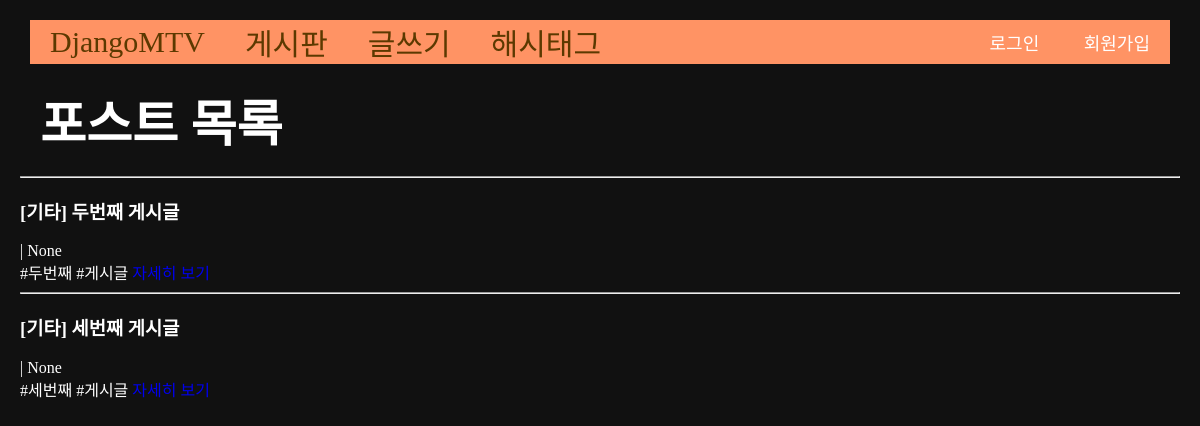
/second/, run on an earlier commit of the app's database.
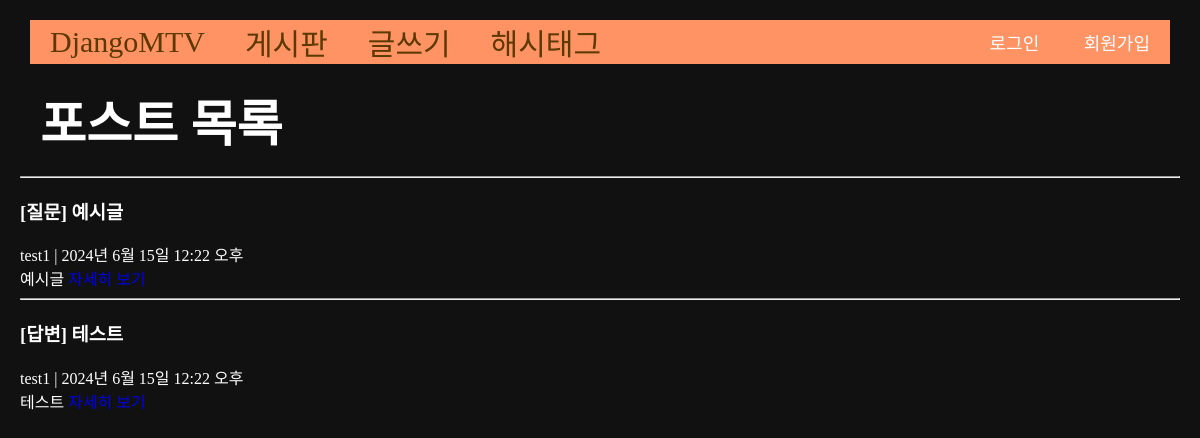
And on a later commit of the database.
### main/models.py (models this page shows, shortened)
class Post(models.Model):
    title = models.CharField(max_length=50)
    writer = models.ForeignKey(User, null=False, blank=False, on_delete=models.CASCADE)
    post_type = models.CharField(max_length=50, null=True)
    image = models.ImageField(upload_to="post/", blank=True, null=True)
    body = models.TextField()
    pub_date = models.DateTimeField()
    tag = models.ManyToManyField(Tag, related_name='post', blank=True)
    like = models.ManyToManyField(User, related_name='likes', blank=True)
    like_count = models.PositiveIntegerField(default=0)
    def summary(self):
        return self.body[:20]

### main/views.py (the view)
# urls.py: path('second/', secondpage, name="secondpage"),
def secondpage(request):
    posts = Post.objects.all()
    return render(request, 'main/secondpage.html', {'posts':posts})

### main/templates/main/secondpage.html (shortened to what this page needs)
{% extends 'base.html' %}
{% block content %}
<h1 class="contents">포스트 목록</h1>
<div>
    {% for post in posts %}
    <div>
        <hr/>
        <h3>{% if post.post_type == "Q" %}
            [질문]
        {% elif post.post_type == "A" %}
            [답변]
        {% else %}
            [기타]
        {% endif %}
         {{ post.title }}</h3>
        {{post.writer}} | {{post.pub_date}}<br>
        {{post.summary}}
        <a href="{% url 'main:detail' post.id %}">자세히 보기</a>
        <br>
    </div>
    {% endfor %}
</div>
{% endblock %}

### project/templates/base.html (shortened to what this page needs)
<!DOCTYPE html>
{% load static %}
<html lang="ko">
<head>
    <link rel="stylesheet" type="text/css" href="{% static 'css/project.css' %}">
</head>
<body class="body-container">
    {% include 'shared/_navbar.html' %}
    <div>
        {% block content %}
        {% endblock %}
    </div>
</body>
</html>

### project/templates/shared/_navbar.html
<nav class="navbar-container">
    <a class="navbar-link" href="{% url 'main:mainpage' %}">DjangoMTV</a>
    <a class="navbar-link" href="{% url 'main:secondpage' %}">게시판</a>
    <a class="navbar-link" href="{% url 'main:new-post' %}">글쓰기</a>
    <a class="navbar-link" href="{% url 'main:tag-list' %}">해시태그</a>
    <div class="nav-right">
        {% if user.is_authenticated %}
        <ul class="nav-link-account">
            <li class="nave-link-user">{{user.username}}</li>
            <li><a href="{% url 'accounts:logout' %}">로그아웃</a></li>
            <li><a href="{% url 'users:mypage' user.id %}">마이페이지</a></li>
        </ul>
        {% else %}
        <ul class="nav-link-account">
            <li><a href="{% url 'accounts:login' %}">로그인</a></li>
            <li><a href="{% url 'accounts:signup' %}">회원가입</a></li>
        </ul>
        {% endif %}
    </div>
</nav>

### project/static/css/project.css (style rules this page uses)
a { text-decoration: none; }
.body-container { background-color: #000000; color: #fff; margin: 20px; }
.navbar-container { display: flex; align-items: center; padding-left: 20px; gap: 40px; background-color: #ff7300; font-size: 6px; margin: 10px; }
.navbar-link { color: #ffffff; font-size: 30px; }
.contents { font-size: 20px; }

### project/templates/base.html (style rules this page uses)
a { text-decoration: none; }
.body-container { background-color: #111; color: #fff; margin: 20px; }
.navbar-container { display: flex; align-items: center; padding-left: 20px; gap: 40px; background-color: #FF9364; font-size: 18px; }
.navbar-link { color: #5c3900; font-size: 30px; }
.contents { font-size: 50px; margin: 20px; }
.nav-right { margin-left: auto; }
.nav-link-account { list-style-type: none; margin: 0; padding: 0; }
.nav-link-account li { display: inline; padding: 10px 20px; text-decoration: none; }
.nav-link-account li a { color: white; text-decoration: none; }

What changed in the data, as far as the page shows it:
removed Post: post_type "[기타]", title "두번째 게시글", pub_date "None", summary "#두번째 #게시글"
removed Post: post_type "[기타]", title "세번째 게시글", pub_date "None", summary "#세번째 #게시글"
added Post: post_type "[질문]", title "예시글", writer "test1", pub_date "2024년 6월 15일 12:22 오후", summary "예시글"
added Post: post_type "[답변]", title "테스트", writer "test1", pub_date "2024년 6월 15일 12:22 오후", summary "테스트"
